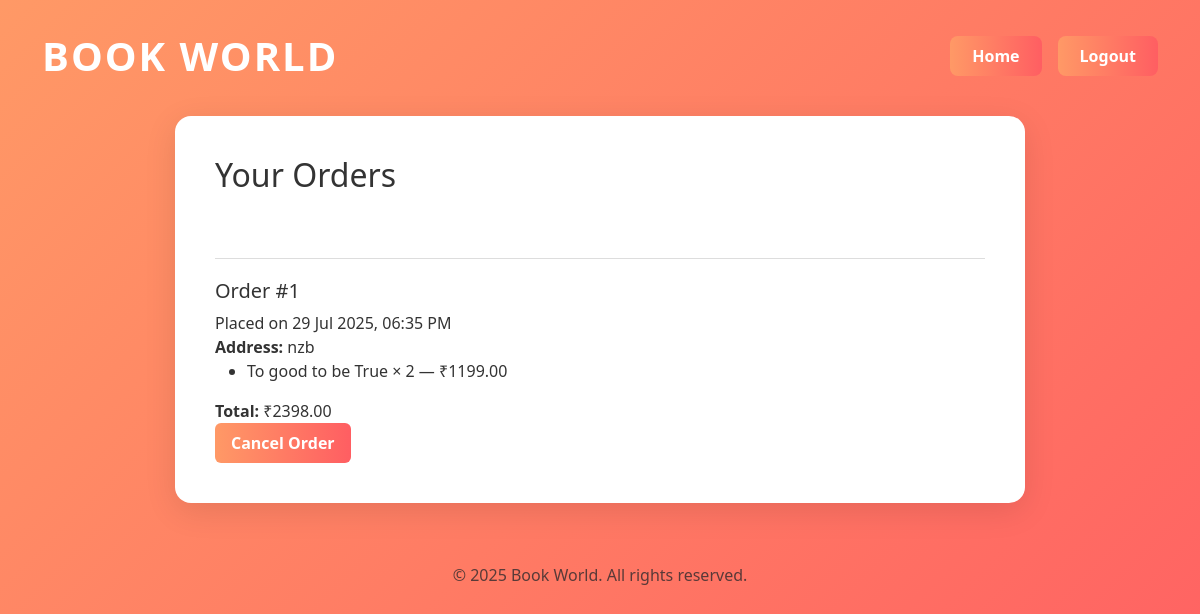
The page /orders (signed in) on the database its author committed.
### books/models.py (models this page shows, shortened)
class Order(models.Model):
    user = models.ForeignKey(User, on_delete=models.CASCADE)
    order_number = models.PositiveIntegerField()  # New field
    address = models.TextField()
    phone = models.CharField(max_length=15)
    email = models.EmailField()
    created_at = models.DateTimeField(auto_now_add=True)

class OrderItem(models.Model):
    order = models.ForeignKey(Order, related_name='items', on_delete=models.CASCADE)
    book = models.ForeignKey('Book', on_delete=models.CASCADE)
    quantity = models.PositiveIntegerField()
    price = models.DecimalField(max_digits=10, decimal_places=2)

class Book(models.Model):
    title=models.CharField(max_length=25)
    author=models.CharField(max_length=20)
    description=models.TextField()
    price=models.DecimalField(max_digits=6,decimal_places=2)
    stock=models.PositiveBigIntegerField(blank=True)
    cover_image=models.URLField(blank=True)

### books/views.py (the view)
# urls.py: path('orders', views.orders_view,name="orders"),
@login_required
def orders_view(request):
    orders = Order.objects.filter(user=request.user).order_by('-created_at')
    orders = Order.objects.filter(user=request.user).prefetch_related('items__book')
    for order in orders:
        order.total = sum(item.quantity * item.price for item in order.items.all())
    return render(request, 'orders.html', {'orders': orders})

### books/templates/orders.html (shortened to what this page needs)
<!DOCTYPE html>
<html lang="en">
<head>
    <link href="https://cdn.jsdelivr.net/npm/bootstrap@5.3.0/dist/css/bootstrap.min.css" rel="stylesheet">
</head>
<body>
<div class="container">
    <div class="header-bar">
        <h1 class="header">BOOK WORLD</h1>
        <div class="header-btns">
            <a href="{% url 'home' %}" class="btn btn-header">Home</a>
            <a href="{% url 'logout' %}" class="btn btn-header">Logout</a>
        </div>
    </div>
    <div class="orders-container">
        <h2 class="mb-4">Your Orders</h2>
        {% if orders %}
            {% for order in orders %}
            <div class="order-block" style="padding: 20px 0; border-bottom: 1px solid #ddd; margin-bottom: 20px;"></div>
                <div class="order-block">
                    <div class="order-header">
                        <h5>Order #{{ order.order_number }}</h5>
                        <div>
                            Placed on {{ order.created_at|date:"d M Y, h:i A" }}<br>
                            <strong>Address:</strong> {{ order.address }}
                        </div>
                    </div>
                    <ul class="order-items">
                        {% for item in order.items.all %}
                            <li>{{ item.book.title }} × {{ item.quantity }} — ₹{{ item.price|floatformat:2 }}</li>
                        {% endfor %}
                    </ul>
                    <div class="total-cancel">
                        <div>
                            <strong>Total:</strong>
                            ₹{{ order.total }}
                        </div>
                        <form method="post" action="{% url 'cancel_order' order.id %}">
                            <button type="submit" class="btn-cancel">Cancel Order</button>
                        </form>
                    </div>
                </div>
            {% endfor %}
        {% else %}
            <p>You haven’t placed any orders yet.</p>
        {% endif %}
    </div>
    <div class="footer">
        <p class="text-center text-muted">© 2025 Book World. All rights reserved.</p>        </div>
    </div>
</body>
</html>

### books/templates/orders.html (style rules this page uses)
body { background: linear-gradient(135deg, #ff9966 0%, #ff5e62 100%); min-height: 100vh; color: #fff; }
.header-bar { display: flex; justify-content: space-between; align-items: center; margin-top: 32px; margin-bottom: 36px; }
.header { font-weight: 700; color: #ffffff; letter-spacing: 2px; margin: 0; }
.header-btns { display: flex; gap: 16px; }
.btn-header { background: linear-gradient(90deg, #ff9966 0%, #ff5e62 100%); color: #fff; font-weight: 600; border: none; border-radius: 8px; padding: 8px 22px; text-decoration: none; }
.orders-container { background: #fff; border-radius: 16px; padding: 40px; color: #333; max-width: 850px; margin: 0 auto; box-shadow: 0 8px 32px rgba(0, 0, 0, 0.1); }
.footer { margin-top: 60px; }
.btn-cancel { background: linear-gradient(90deg, #ff9966 0%, #ff5e62 100%); color: white; border: none; padding: 8px 16px; font-weight: bold; border-radius: 6px; cursor: pointer; transition: background 0.3s; }

### rows shown on the page
Order: order_number "1", created_at "29 Jul 2025, 06:35 PM", address "nzb", total "2398.00"
OrderItem: book "To good to be True", quantity "2", price "1199.00"
